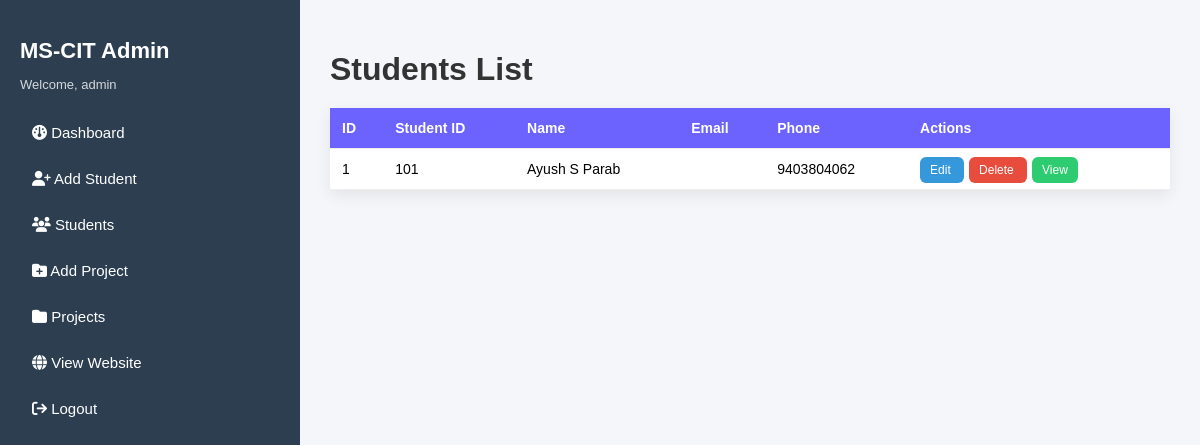
The app's page /admin/students.php (signed in) with its own data.
### tables this page shows
CREATE TABLE `students` (
  `id` int(11) NOT NULL,
  `student_id` varchar(20) DEFAULT NULL,
  `full_name` varchar(100) DEFAULT NULL,
  `email` varchar(100) DEFAULT NULL,
  `phone` varchar(20) DEFAULT NULL,
  `profile_image` varchar(255) DEFAULT NULL,
  `about` text DEFAULT NULL,
  `skills` text DEFAULT NULL,
  `created_at` timestamp NOT NULL DEFAULT current_timestamp(),
  `cover_image` varchar(255) DEFAULT NULL,
  `resume` varchar(255) DEFAULT NULL
);

### admin/students.php (the view, shortened to what this page needs)
<?php
require_once("../db.php");
$query = mysqli_query($conn, "SELECT * FROM students ORDER BY id DESC");
?>
<!DOCTYPE html>
<html lang="en">
<head>
    <link rel="stylesheet" href="../css/admin.css">
    <link rel="stylesheet"
          href="https://cdnjs.cloudflare.com/ajax/libs/font-awesome/6.7.2/css/all.min.css">
</head>
<body>
<div class="admin-wrapper">
    <?php include("includes/sidebar.php"); ?>
    <div class="main-content">
        <h1>Students List</h1>
        <table class="table">
            <tr>
                <th>ID</th>
                <th>Student ID</th>
                <th>Name</th>
                <th>Email</th>
                <th>Phone</th>
                <th>Actions</th>
            </tr>
            <?php while($row = mysqli_fetch_assoc($query)) { ?>
            <tr>
                <td><?php echo $row['id']; ?></td>
                <td><?php echo $row['student_id']; ?></td>
                <td><?php echo $row['full_name']; ?></td>
                <td><?php echo $row['email']; ?></td>
                <td><?php echo $row['phone']; ?></td>
                <td>
                    <a href="edit-student.php?id=<?php echo $row['id']; ?>" class="btn-edit">
                        Edit
                    </a>
                    <a href="delete-student.php?id=<?php echo $row['id']; ?>"
                       onclick="return confirm('Are you sure?')"
                       class="btn-delete">
                        Delete
                    </a>
                    <a href="../student.php?id=<?php echo $row['id']; ?>" target="_blank"
                       class="btn-view">
                        View
                    </a>
                </td>
            </tr>
            <?php } ?>
        </table>
    </div>
</div>
</body>
</html>

### css/admin.css (style rules this page uses)
body { margin:0; font-family:'Poppins',sans-serif; background:#f4f6f9; }
.admin-wrapper { display:flex; min-height:100vh; }
.main-content { flex:1; padding:30px; }
.main-content h1 { margin-bottom:20px; color:#333; }
table { width:100%; border-collapse:collapse; background:#fff; margin-top:20px; box-shadow:0 5px 15px rgba(0,0,0,0.08); }
table th, table td { padding:12px; border-bottom:1px solid #eee; text-align:left; font-size:14px; }
table th { background:#6C63FF; color:#fff; }
.btn-edit, .btn-delete, .btn-view { padding:6px 10px; border-radius:6px; text-decoration:none; font-size:12px; margin-right:5px; color:#fff; }
.btn-edit { background:#3498db; }
.btn-delete { background:#e74c3c; }
.btn-view { background:#2ecc71; }

### records on screen
students: id "1", student "101", full_name "Ayush S Parab", phone "9403804062"

### other values on screen
$adminName "admin"
